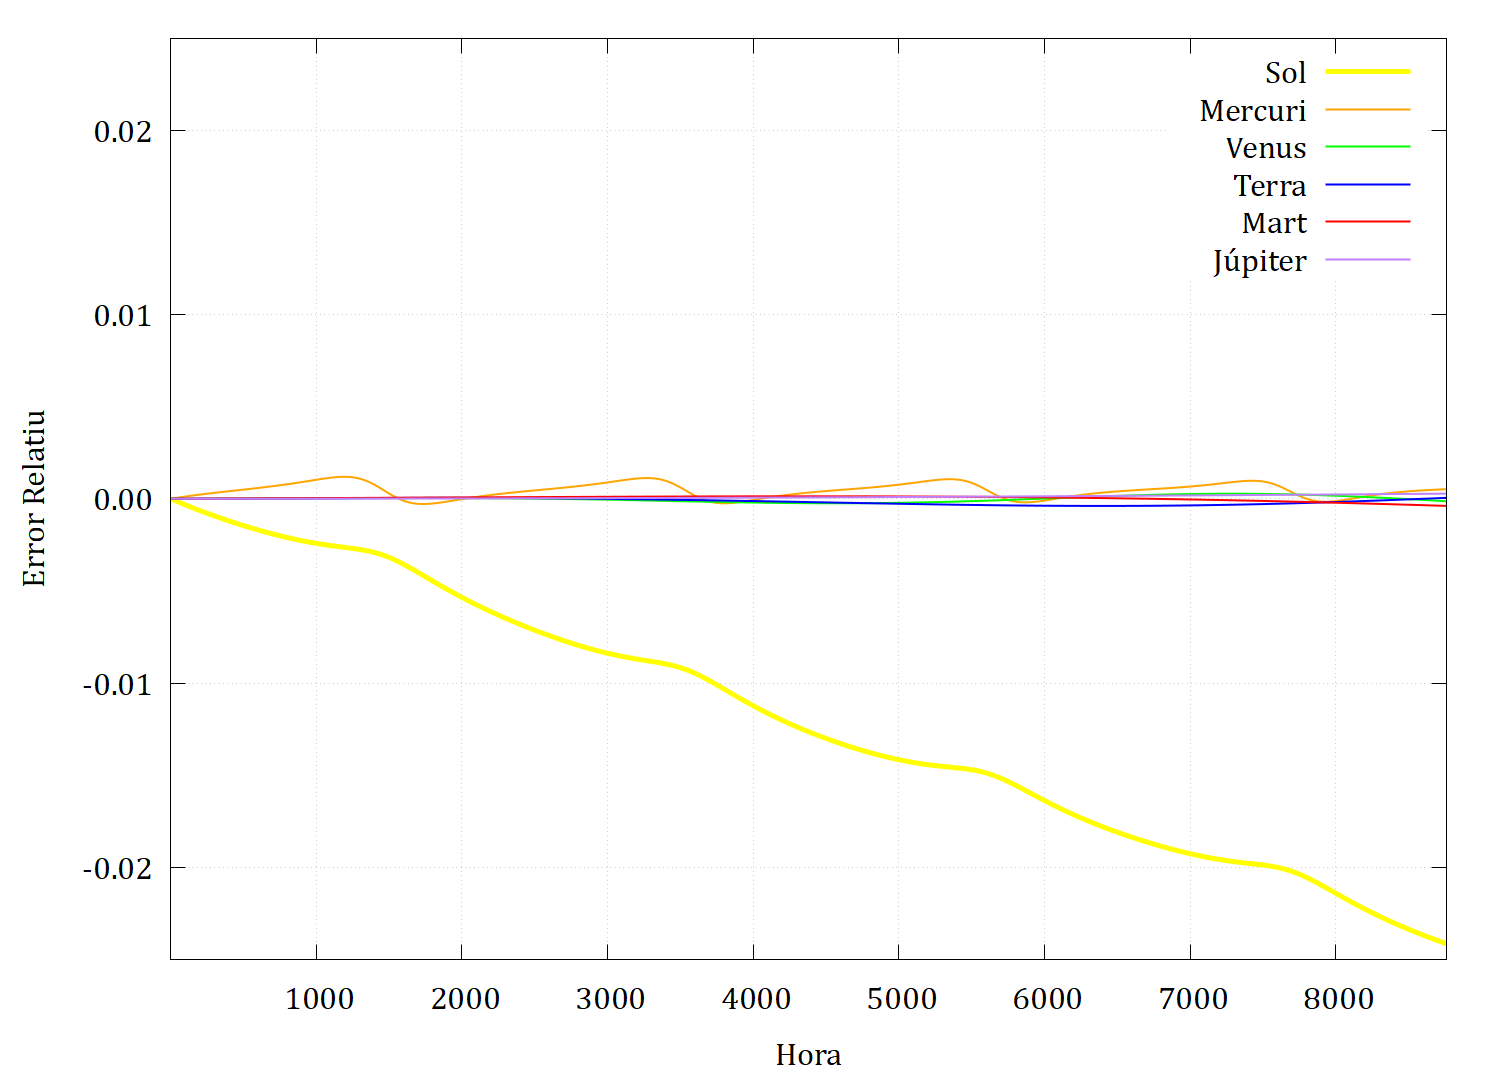

The script that saved this image:
set terminal pngcairo enhanced size 1500,1080 font "Cambria, 24"
set output "error_1_hora.png" 

set xlabel "Hora"
set ylabel "Error Relatiu"
set xrange [2:8760]
set yrange [-0.025:0.025]
set grid
set format y "%.2f"


plot "error_1_hora.dat" using 1:2 with lines lw 5 lc rgb "yellow" title "Sol", \
     "error_1_hora.dat" using 1:3 with lines lw 2 lc rgb "orange" title "Mercuri", \
     "error_1_hora.dat" using 1:4 with lines lw 2 lc rgb "green" title "Venus", \
     "error_1_hora.dat" using 1:5 with lines lw 2 lc rgb "blue" title "Terra", \
     "error_1_hora.dat" using 1:6 with lines lw 2 lc rgb "red" title "Mart", \
     "error_1_hora.dat" using 1:7 with lines lw 2 lc rgb "purple" title "Júpiter"

set output
